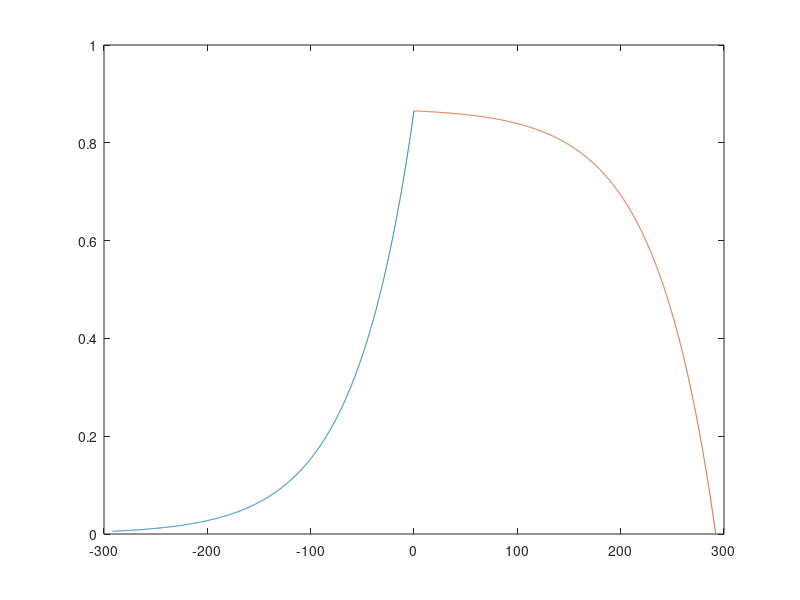

This chart was generated by the following MATLAB code: (Note: this script raises an error after producing the figure.)
clear;
close all;
timeWindow = 292;
coinciRate = timeWindow .* 55.44 .* 0.0134 .* 0.69 .* 16e4 ./ 26.61 ./ 1e6;
% coinciRate = 54.56 ./ 2;
coinciEvent = coinciRate .* 3600 .* 277 .* 0.23 .* 0.2426 .* 0.9275;

taun = 57.91;
deff1 = @(tn) exp((tn - 8) ./ taun) - exp((tn - 300) ./ taun);
deff2 = @(tn) exp(-8 ./ taun) - exp((tn - 300) ./ taun);

figure;
tn = -timeWindow:0.1:0;
plot(tn, deff1(tn));

n1 = sum(deff1(tn));
effCal1 = n1 ./ length(tn);

hold on;
tn = 0:0.1:timeWindow;
plot(tn, deff2(tn));
hold off;

n2 = sum(deff2(tn));
effCal2 = n2 ./ length(tn);

effCal = (n1 + n2) ./ 2 ./ length(tn);

syms tn;
deff1 = exp((tn - 8) ./ taun) - exp((tn - 300) ./ taun);
deff2 = exp(-8 ./ taun) - exp((tn - 300) ./ taun);

eff = double(int(deff1, tn, -timeWindow, 0) + int(deff2, tn, 0, timeWindow)) ./ timeWindow ./ 2;
eff1 = double(int(deff1, tn, -inf, 0)) ./ timeWindow;
eff2 = double(int(deff2, tn, 0, timeWindow)) ./ timeWindow;

cosicNeutron = coinciEvent .* eff1;

%%
y = rand(1e6, 1);
x = - taun .* log(1 - y); 
figure;
histogram(x);
xi = -timeWindow + timeWindow .* 2 .* rand(size(y));
figure;
histogram(xi);
x_ = x + xi;
figure;
histogram(x_);
effMC = sum(x_ > 8 & x_ < 300) ./ length(y);

xi1 = -timeWindow + timeWindow .* rand(size(y));
figure;
histogram(xi1);
x1 = x + xi1;
figure;
histogram(x1);
effMC1 = sum(x1 > 8 & x1 < 300) ./ length(y);

xi2 = timeWindow .* rand(size(y));
figure;
histogram(xi2);
x2 = x + xi2;
figure;
histogram(x2);
effMC2 = sum(x2 > 8 & x2 < 300) ./ length(y);

